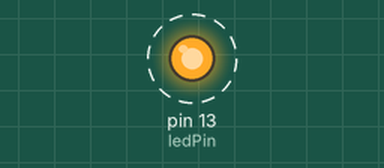
Recording of a sketch running on a simulated Arduino Uno, built with avr-gcc and run on an emulated ATmega328P. On the bench: output pins drawn as LEDs (lit = HIGH). Dashed ring = blinking.

Above: at 0.2 s.
Timing chart, 0 to 3.0 s (numbered marks = the images above):
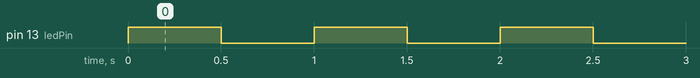

The sketch:

dummy.ino
```cpp
int ms = 500; // 1000 ms = 1s
const int ledPin = 13;   // digitaler Ausgang: Spannung 0V oder 5V

// Einrichtungsroutine, die einmal ausgeführt wird, wenn Arduino startet oder nach Reset
void setup()
{
  // Initialisierung
  pinMode(ledPin, OUTPUT);
}
// Schleife wird endlos wiederholt
void loop()
{
  //Schaltet die ledPin
  digitalWrite(ledPin, HIGH); // Schaltet die ledPin ein (Spannung 5V = HIGH)
  delay(ms);       // Wartet
  digitalWrite(ledPin, LOW);  // Schaltet die ledPin aus (Spannung 0V = LOW, Masse, GND)
  delay(ms);       // Wartet
}
```

Measured:
- by itself, pin 13 (ledPin): alternates HIGH for 0.50 s and LOW for 0.50 s
